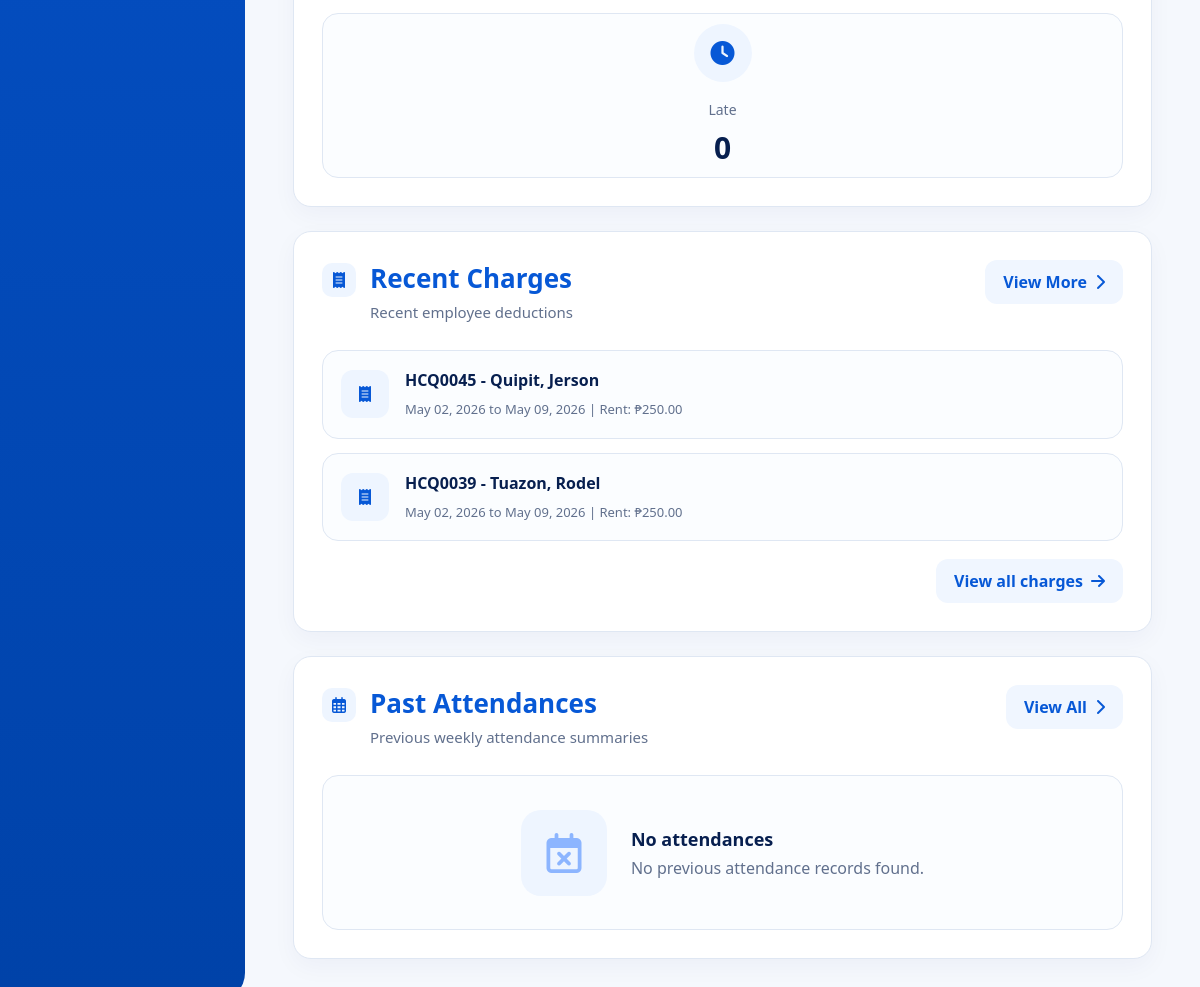
Before: /dashboard/ (lower part) with the older database file.
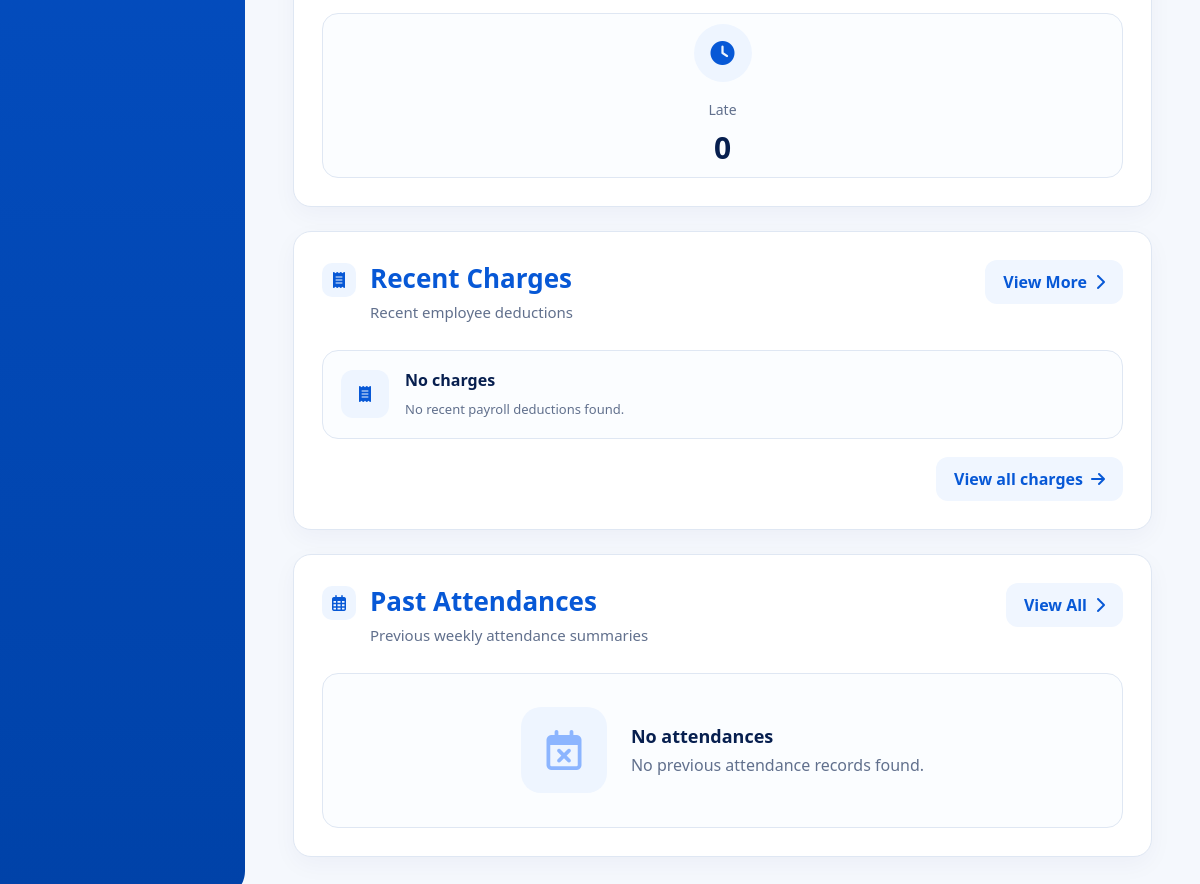
After: the same page with the newer database file.
### payroll/models.py (models this page shows, shortened)
class Payroll(models.Model):
    employee = models.ForeignKey(
        Employee,
        on_delete=models.CASCADE,
        related_name='payrolls'
    )
    start_date = models.DateField()
    end_date = models.DateField()
    total_payable_hours = models.DecimalField(
        max_digits=10,
        decimal_places=2,
        default=0
    )
    total_late_minutes = models.PositiveIntegerField(
        default=0
    )
    total_undertime_minutes = models.PositiveIntegerField(
        default=0
    )
    base_salary = models.DecimalField(
        max_digits=12,
        decimal_places=2,
        default=0
    )
    overtime_pay = models.DecimalField(
        max_digits=12,
        decimal_places=0,
        default=0
    )
    transportation_fee = models.DecimalField(
        max_digits=12,
        decimal_places=2,
        default=0
    )
    delivery_allowance = models.DecimalField(
        max_digits=12,
        decimal_places=2,
        default=0
    )
    benefits = models.DecimalField(
        max_digits=10,
        decimal_places=2,
        default=0
    )
    allowance = models.DecimalField(
        max_digits=10,
        decimal_places=2,
        default=0,
        blank=True,
        help_text='Manual allowance for this payroll period.'
    )
    cash_advance = models.DecimalField(
        max_digits=10,
        decimal_places=2,
        default=0,
        blank=True
    )
    charges = models.DecimalField(
        max_digits=10,
        decimal_places=2,
        default=0,
        blank=True
    )
    rent = models.DecimalField(
        max_digits=10,
        decimal_places=2,
        default=0,
        blank=True
    )
    remarks = models.TextField(
        blank=True,
        null=True
    )
    total_salary = models.DecimalField(
        max_digits=12,
        decimal_places=2,
        default=0
    )
    created_at = models.DateTimeField(
        auto_now_add=True
    )
    class Meta:
        ordering = [
            '-start_date',
            'employee__last_name'
        ]

### employees/models.py (models this page shows, shortened)
class Employee(models.Model):
    SALARY_TYPE_CHOICES = (
        ('daily', 'Daily'),
        ('hourly', 'Hourly'),
    )
    EMPLOYMENT_STATUS_CHOICES = (
        ('ACTIVE', 'Active'),
        ('RESIGNED', 'Resigned'),
        ('MIA', 'MIA'),
        ('TERMINATED', 'Terminated'),
    )
    employee_id = models.CharField(
        max_length=10,
        unique=True,
        editable=False
    )
    first_name = models.CharField(max_length=100)
    middle_initial = models.CharField(
        max_length=50,
        blank=True,
        null=True
    )
    last_name = models.CharField(max_length=100)
    date_of_birth = models.DateField(
        blank=True,
        null=True
    )
    citizenship = models.CharField(
        max_length=100,
        blank=True,
        null=True
    )
    address = models.CharField(
        max_length=255,
        blank=True,
        null=True
    )
    contact_number = models.CharField(
        max_length=50,
        blank=True,
        null=True
    )
    spouse_name = models.CharField(
        max_length=100,
        blank=True,
        null=True
    )
    spouse_contact_number = models.CharField(
        max_length=50,
        blank=True,
        null=True
    )
    elementary = models.CharField(
        max_length=255,
        blank=True,
        null=True
    )
    elementary_year = models.CharField(
        max_length=50,
        blank=True,
        null=True
    )
    high_school = models.CharField(
        max_length=255,
        blank=True,
        null=True
    )
    high_school_year = models.CharField(
        max_length=50,
        blank=True,
        null=True
    )
    college = models.CharField(
        max_length=255,
        blank=True,
        null=True
    )
    college_year = models.CharField(
        max_length=50,
        blank=True,
        null=True
    )
    company_1 = models.CharField(
        max_length=255,
        blank=True,
        null=True
    )
    company_address_1 = models.CharField(
        max_length=255,
        blank=True,
        null=True
    )
    occupation_1 = models.CharField(
        max_length=100,
        blank=True,
        null=True
    )
    years_1 = models.CharField(
        max_length=50,
        blank=True,
        null=True
    )
    company_2 = models.CharField(
        max_length=255,
        blank=True,
        null=True
    )
    company_address_2 = models.CharField(
        max_length=255,
        blank=True,
        null=True
    )
    occupation_2 = models.CharField(
        max_length=100,
        blank=True,
        null=True
    )
    years_2 = models.CharField(
        max_length=50,
        blank=True,
        null=True
    )
    company_3 = models.CharField(
        max_length=255,
        blank=True,
        null=True
    )
    company_address_3 = models.CharField(
        max_length=255,
        blank=True,
        null=True
    )
    occupation_3 = models.CharField(
        max_length=100,
        blank=True,
        null=True
    )
    years_3 = models.CharField(
        max_length=50,
        blank=True,
        null=True
    )
    reference_name_1 = models.CharField(
        max_length=100,
        blank=True,
        null=True
    )
    reference_occupation_1 = models.CharField(
        max_length=100,
        blank=True,
        null=True
    )
    reference_contact_1 = models.CharField(
        max_length=50,
        blank=True,
        null=True
    )
    reference_name_2 = models.CharField(
        max_length=100,
        blank=True,
        null=True
    )
    reference_occupation_2 = models.CharField(
        max_length=100,
        blank=True,
        null=True
    )
    reference_contact_2 = models.CharField(
        max_length=50,
        blank=True,
        null=True
    )
    reference_name_3 = models.CharField(
        max_length=100,
        blank=True,
        null=True
    )
    reference_occupation_3 = models.CharField(
        max_length=100,
        blank=True,
        null=True
    )
    reference_contact_3 = models.CharField(
        max_length=50,
        blank=True,
        null=True
    )
    sss_number = models.CharField(
        max_length=100,
        blank=True,
        null=True
    )
    sss_file = models.FileField(
        upload_to='government_documents/sss/',
        blank=True,
        null=True
    )
    philhealth_number = models.CharField(
        max_length=100,
        blank=True,
        null=True
    )
    philhealth_file = models.FileField(
        upload_to='government_documents/philhealth/',
        blank=True,
        null=True
    )
    nbi_clearance_number = models.CharField(
        max_length=100,
        blank=True,
        null=True
    )
    nbi_clearance_file = models.FileField(
        upload_to='government_documents/nbi/',
        blank=True,
        null=True
    )
    barangay_clearance_number = models.CharField(
        max_length=100,
        blank=True,
        null=True
    )
    barangay_clearance_file = models.FileField(
        upload_to='government_documents/barangay/',
        blank=True,
        null=True
    )
    tin_number = models.CharField(
        max_length=100,
        blank=True,
        null=True
    )
    tin_file = models.FileField(
        upload_to='government_documents/tin/',
        blank=True,
        null=True
    )
    drivers_license_number = models.CharField(
        max_length=100,
        blank=True,
        null=True
    )
    drivers_license_file = models.FileField(
        upload_to='government_documents/drivers_license/',
        blank=True,
        null=True
    )
    position = models.CharField(max_length=100)
    employment_status = models.CharField(
        max_length=20,
        choices=EMPLOYMENT_STATUS_CHOICES,
        default='ACTIVE'
    )
    employment_remarks = models.TextField(
        blank=True,
        null=True
    )
    salary_type = models.CharField(
        max_length=10,
        choices=SALARY_TYPE_CHOICES,
        default='daily'
    )
    rate = models.DecimalField(
        max_digits=10,
        decimal_places=2
    )
    benefits = models.DecimalField(
        max_digits=10,
        decimal_places=2,
        default=0
    )
    date_started = models.DateField(
        blank=True,
        null=True
    )
    photo = models.ImageField(
        upload_to='employee_photos/',
        blank=True,
        null=True
    )
    qr_code = models.ImageField(
        upload_to='employee_qrcodes/',
        blank=True,
        null=True
    )
    resume = models.FileField(
        upload_to='employee_resumes/',
        blank=True,
        null=True
    )

### dashboard/views.py (the view, shortened to what this page needs)
# urls.py: path('dashboard/', views.dashboard_view, name='dashboard'),
def dashboard_view(request):
    now = timezone.localtime()
    today = now.date()
    current_hour = now.hour
    current_time = now.strftime("%I:%M %p")
    current_date = now.strftime("%B %d, %Y")
    if 5 <= current_hour < 12:
        greeting = "Good Morning"
    elif 12 <= current_hour < 17:
        greeting = "Good Afternoon"
    else:
        greeting = "Good Evening"
    total_employees = Employee.objects.count()
    checked_in = Attendance.objects.filter(
        date=today,
        time_in__isnull=False
    ).count()
    late = Attendance.objects.filter(
        date=today,
        late_minutes__gt=0
    ).count()
    employees_with_attendance_today = Attendance.objects.filter(
        date=today
    ).values("employee").distinct().count()
    no_attendance = (
        total_employees -
        employees_with_attendance_today
    )
    all_past_attendance = Attendance.objects.filter(
        date__lt=today
    ).exclude(
        date__week_day=1
    ).order_by(
        "-date"
    )
    grouped_weeks = {}
    weekly_attendance_groups = list(
        grouped_weeks.values()
    )
    recent_charges = Payroll.objects.filter(
        cash_advance__gt=0
    ) | Payroll.objects.filter(
        charges__gt=0
    ) | Payroll.objects.filter(
        rent__gt=0
    ) | Payroll.objects.filter(
        benefits__gt=0
    )
    recent_charges = recent_charges.select_related(
        "employee"
    ).order_by(
        "-id"
    )[:2]
    context = {
        "greeting": greeting,
        "checked_in": checked_in,
        "no_attendance": no_attendance,
        "late": late,
        "current_time": current_time,
        "current_date": current_date,
        "weekly_attendance_groups":
            weekly_attendance_groups[:5],
        "recent_charges":
            recent_charges,
    }
    return render(
        request,
        "dashboard/dashboard.html",
        context
    )

### dashboard/templates/dashboard/dashboard.html (shortened to what the changed rows need)
{% load static %}
{% load humanize %}
<!DOCTYPE html>
<html lang="en">
<head>
<link rel="stylesheet" href="https://cdnjs.cloudflare.com/ajax/libs/font-awesome/6.5.1/css/all.min.css">
</head>
<body>
<div class="modern-page">
    <main class="modern-content">
        <div class="dashboard-main-grid">
            <section class="dashboard-card dashboard-charges-card">
                <div class="dashboard-card-title">
                    <div class="title-left">
                        <div>
                            <h2>Recent Charges</h2>
                        </div>
                    </div>
                </div>
                <div class="modern-charge-list">
                    {% for payroll in recent_charges %}
                    <div class="modern-charge-row">
                        <div class="charge-icon">
                            <i class="fa-solid fa-receipt"></i>
                        </div>
                        <div>
                            <strong>
                                {{ payroll.employee.employee_id }} -
                                {{ payroll.employee.last_name }},
                                {{ payroll.employee.first_name }}
                            </strong>
                            <span>
                                {{ payroll.start_date|date:"M d, Y" }}
                                to
                                {{ payroll.end_date|date:"M d, Y" }}
                                {% if payroll.rent > 0 %}
                                    | Rent: ₱{{ payroll.rent|floatformat:2|intcomma }}
                                {% endif %}
                            </span>
                        </div>
                    </div>
                    {% empty %}
                    <div class="modern-charge-row">
                        <div class="charge-icon">
                            <i class="fa-solid fa-receipt"></i>
                        </div>
                        <div>
                            <strong>No charges</strong>
                            <span>No recent payroll deductions found.</span>
                        </div>
                    </div>
                    {% endfor %}
                </div>
            </section>
            <section class="dashboard-card dashboard-past-card">
                <div class="dashboard-card-title">
                    <div class="title-left">
                        <div>
                            <h2>Past Attendances</h2>
                        </div>
                    </div>
                </div>
            </section>
        </div>
    </main>
</div>
</body>
</html>

Changed rows visible on the page:
removed Payroll: employee.employee_id "HCQ0045", employee.last_name "Quipit", employee.first_name "Jerson", start_date "May 02, 2026", end_date "May 09, 2026", rent "250.00"
removed Payroll: employee.employee_id "HCQ0039", employee.last_name "Tuazon", employee.first_name "Rodel", start_date "May 02, 2026", end_date "May 09, 2026", rent "250.00"
Other visible differences:
text now shown: "No charges No recent payroll deductions found."
